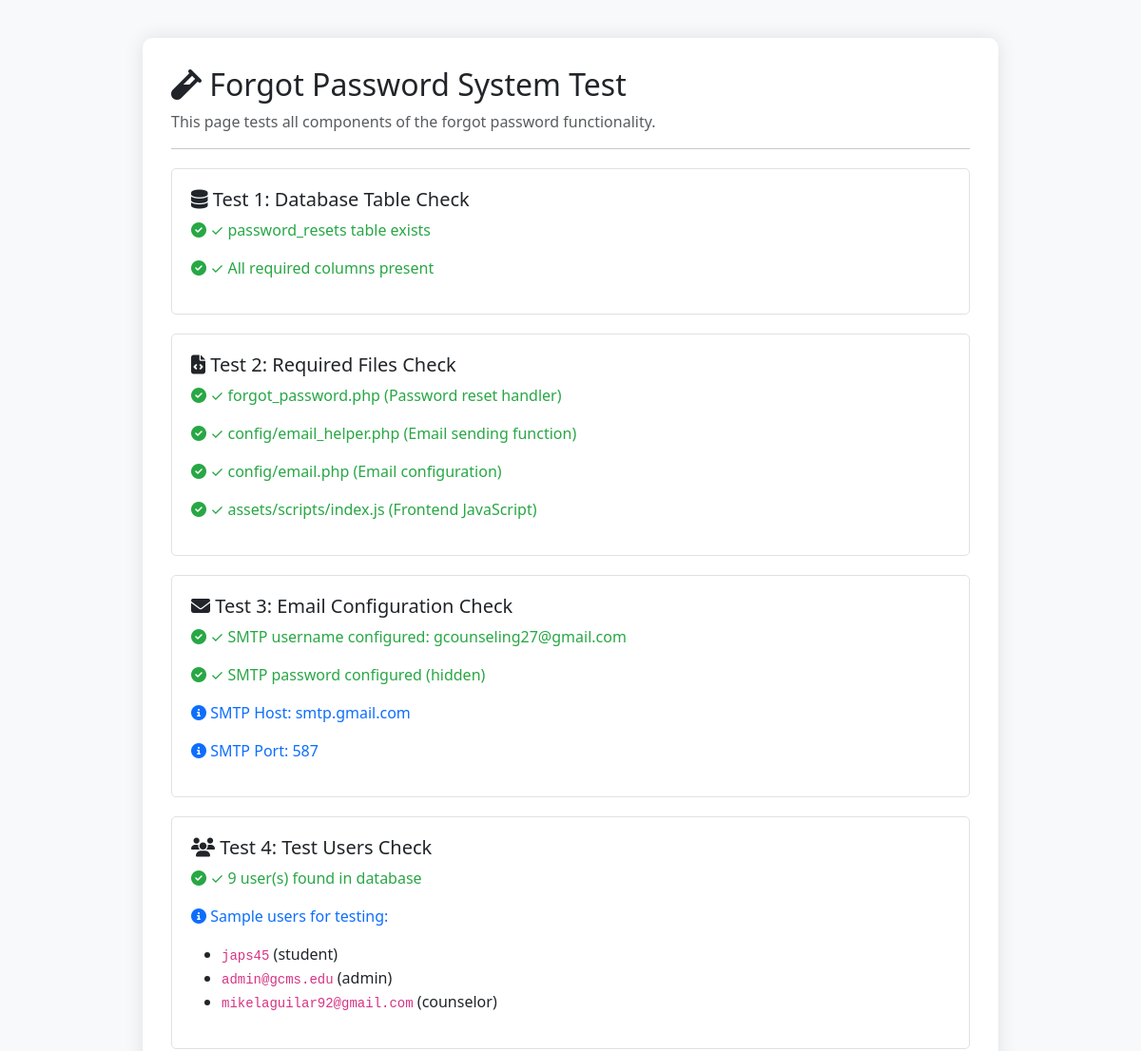
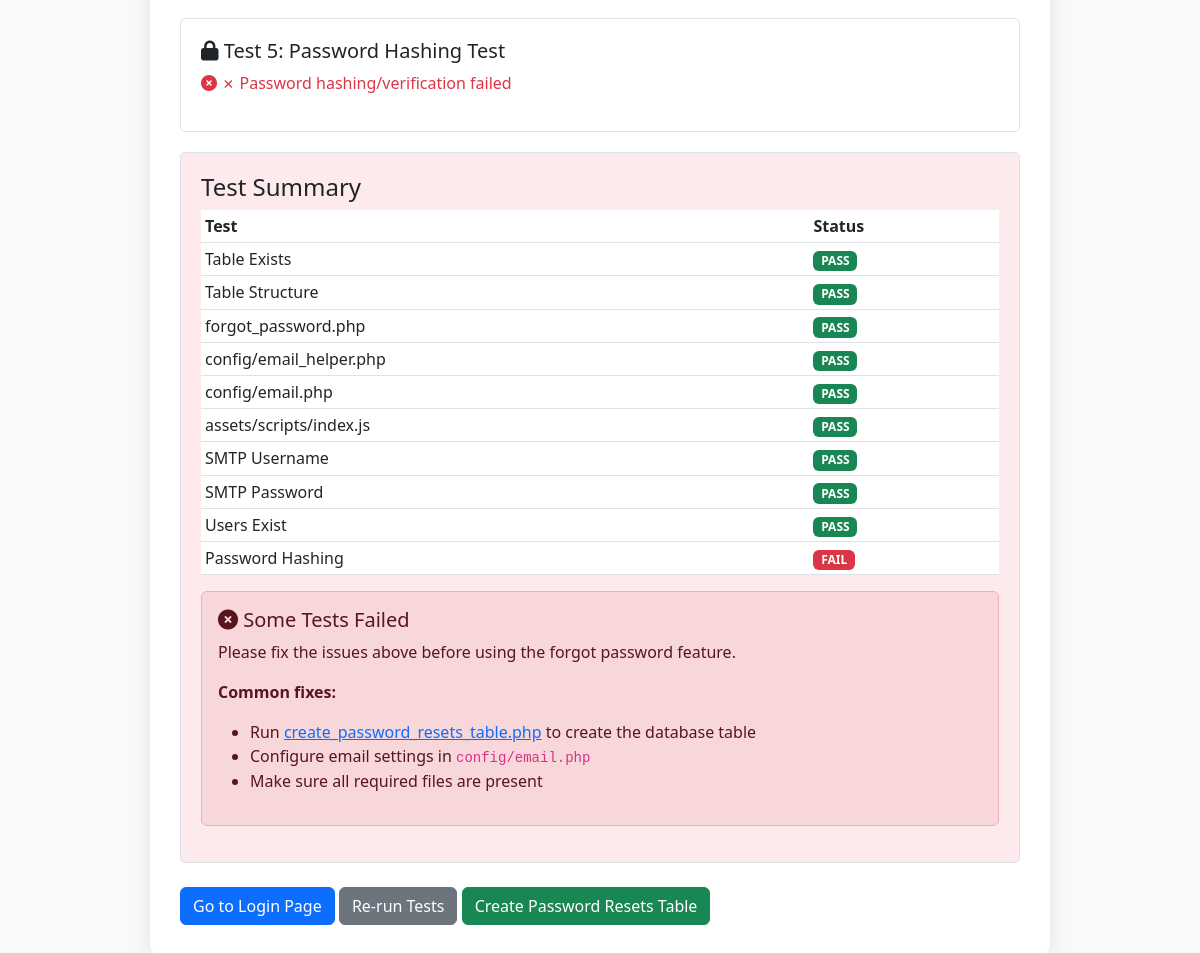
/test_forgot_password.php, run on the app's committed database (2 pictures, top to bottom).
### tables this page shows
CREATE TABLE `users` (
  `user_id` int(11) NOT NULL,
  `email` varchar(255) NOT NULL,
  `password` varchar(255) NOT NULL,
  `role` enum('student','counselor','admin') NOT NULL,
  `email_verified` tinyint(1) DEFAULT 0,
  `verification_token` varchar(64) DEFAULT NULL,
  `created_at` timestamp NOT NULL DEFAULT current_timestamp(),
  `updated_at` timestamp NOT NULL DEFAULT current_timestamp() ON UPDATE current_timestamp()
);

### config/email.php (called while the page is built)
<?php
return [
    'smtp_host' => 'smtp.gmail.com',
    'smtp_port' => 587,
    'smtp_username' => 'gcounseling27@gmail.com',
    'smtp_password' => 'lmgs rxkv tydd veqf',
    'from_email' => 'gcounseling27@gmail.com',
    'from_name' => 'Guidance Counseling System',
];
?>

### test_forgot_password.php (the view, shortened to what this page needs)
<?php
require_once 'config/database.php';
echo "<!DOCTYPE html>
<html>
<head>
    <title>Test Forgot Password</title>
    <link href='https://cdn.jsdelivr.net/npm/bootstrap@5.3.0/dist/css/bootstrap.min.css' rel='stylesheet'>
    <link href='https://cdnjs.cloudflare.com/ajax/libs/font-awesome/6.4.0/css/all.min.css' rel='stylesheet'>
    <style>
        body { padding: 40px; background-color: #f8f9fa; }
        .container { max-width: 900px; background: white; padding: 30px; border-radius: 10px; box-shadow: 0 0 20px rgba(0,0,0,0.1); }
        .test-section { margin: 20px 0; padding: 20px; border: 1px solid #dee2e6; border-radius: 5px; }
        .success { color: #28a745; }
        .error { color: #dc3545; }
        .info { color: #0d6efd; }
    </style>
</head>
<body>
    <div class='container'>
        <h2><i class='fas fa-vial'></i> Forgot Password System Test</h2>
        <p class='text-muted'>This page tests all components of the forgot password functionality.</p>
        <hr>";
$allTestsPassed = true;
$testResults = [];
echo "<div class='test-section'>";
echo "<h5><i class='fas fa-database'></i> Test 1: Database Table Check</h5>";
try {
    $stmt = $pdo->query("SHOW TABLES LIKE 'password_resets'");
    $tableExists = $stmt->fetch();
    if ($tableExists) {
        echo "<p class='success'><i class='fas fa-check-circle'></i> ✓ password_resets table exists</p>";
        $testResults[] = ['test' => 'Table Exists', 'status' => 'PASS'];
        $stmt = $pdo->query("DESCRIBE password_resets");
        $columns = $stmt->fetchAll(PDO::FETCH_COLUMN);
        $requiredColumns = ['id', 'user_id', 'email', 'reset_code', 'expires_at', 'used', 'created_at'];
        $missingColumns = array_diff($requiredColumns, $columns);
        if (empty($missingColumns)) {
            echo "<p class='success'><i class='fas fa-check-circle'></i> ✓ All required columns present</p>";
            $testResults[] = ['test' => 'Table Structure', 'status' => 'PASS'];
        } else {
            echo "<p class='error'><i class='fas fa-times-circle'></i> ✗ Missing columns: " . implode(', ', $missingColumns) . "</p>";
            $testResults[] = ['test' => 'Table Structure', 'status' => 'FAIL'];
            $allTestsPassed = false;
        }
    }
} catch (PDOException $e) {
    echo "<p class='error'><i class='fas fa-times-circle'></i> ✗ Database error: " . htmlspecialchars($e->getMessage()) . "</p>";
    $testResults[] = ['test' => 'Database Connection', 'status' => 'FAIL'];
    $allTestsPassed = false;
}
echo "</div>";
echo "<div class='test-section'>";
echo "<h5><i class='fas fa-file-code'></i> Test 2: Required Files Check</h5>";
$requiredFiles = [
    'forgot_password.php' => 'Password reset handler',
    'config/email_helper.php' => 'Email sending function',
    'config/email.php' => 'Email configuration',
    'assets/scripts/index.js' => 'Frontend JavaScript'
];
foreach ($requiredFiles as $file => $description) {
    if (file_exists($file)) {
        echo "<p class='success'><i class='fas fa-check-circle'></i> ✓ {$file} ({$description})</p>";
        $testResults[] = ['test' => $file, 'status' => 'PASS'];
    } else {
        echo "<p class='error'><i class='fas fa-times-circle'></i> ✗ {$file} NOT FOUND</p>";
        $testResults[] = ['test' => $file, 'status' => 'FAIL'];
        $allTestsPassed = false;
    }
}
echo "</div>";
echo "<div class='test-section'>";
echo "<h5><i class='fas fa-envelope'></i> Test 3: Email Configuration Check</h5>";
try {
    $emailConfig = require 'config/email.php';
    if (!empty($emailConfig['smtp_username']) && $emailConfig['smtp_username'] !== 'your-email@gmail.com') {
        echo "<p class='success'><i class='fas fa-check-circle'></i> ✓ SMTP username configured: {$emailConfig['smtp_username']}</p>";
        $testResults[] = ['test' => 'SMTP Username', 'status' => 'PASS'];
    } else {
        echo "<p class='error'><i class='fas fa-times-circle'></i> ✗ SMTP username not configured</p>";
        $testResults[] = ['test' => 'SMTP Username', 'status' => 'FAIL'];
        $allTestsPassed = false;
    }
    if (!empty($emailConfig['smtp_password']) && $emailConfig['smtp_password'] !== 'your-app-password') {
        echo "<p class='success'><i class='fas fa-check-circle'></i> ✓ SMTP password configured (hidden)</p>";
        $testResults[] = ['test' => 'SMTP Password', 'status' => 'PASS'];
    } else {
        echo "<p class='error'><i class='fas fa-times-circle'></i> ✗ SMTP password not configured</p>";
        $testResults[] = ['test' => 'SMTP Password', 'status' => 'FAIL'];
        $allTestsPassed = false;
    }
    echo "<p class='info'><i class='fas fa-info-circle'></i> SMTP Host: {$emailConfig['smtp_host']}</p>";
    echo "<p class='info'><i class='fas fa-info-circle'></i> SMTP Port: {$emailConfig['smtp_port']}</p>";
} catch (Exception $e) {
    echo "<p class='error'><i class='fas fa-times-circle'></i> ✗ Email config error: " . htmlspecialchars($e->getMessage()) . "</p>";
    $testResults[] = ['test' => 'Email Config', 'status' => 'FAIL'];
    $allTestsPassed = false;
}
echo "</div>";
echo "<div class='test-section'>";
echo "<h5><i class='fas fa-users'></i> Test 4: Test Users Check</h5>";
try {
    $stmt = $pdo->query("SELECT COUNT(*) as count FROM users");
    $userCount = $stmt->fetch()['count'];
    if ($userCount > 0) {
        echo "<p class='success'><i class='fas fa-check-circle'></i> ✓ {$userCount} user(s) found in database</p>";
        $testResults[] = ['test' => 'Users Exist', 'status' => 'PASS'];
        $stmt = $pdo->query("SELECT u.email, u.role FROM users u LIMIT 3");
        echo "<p class='info'><i class='fas fa-info-circle'></i> Sample users for testing:</p>";
        echo "<ul>";
        while ($user = $stmt->fetch()) {
            echo "<li><code>{$user['email']}</code> ({$user['role']})</li>";
        }
        echo "</ul>";
    } else {
        echo "<p class='error'><i class='fas fa-times-circle'></i> ✗ No users in database to test with</p>";
        $testResults[] = ['test' => 'Users Exist', 'status' => 'FAIL'];
        $allTestsPassed = false;
    }
} catch (PDOException $e) {
    echo "<p class='error'><i class='fas fa-times-circle'></i> ✗ Error: " . htmlspecialchars($e->getMessage()) . "</p>";
    $testResults[] = ['test' => 'User Query', 'status' => 'FAIL'];
    $allTestsPassed = false;
}
echo "</div>";
echo "<div class='test-section'>";
echo "<h5><i class='fas fa-lock'></i> Test 5: Password Hashing Test</h5>";
$testPassword = "testPassword123";
$hashedPassword = password_hash($testPassword, PASSWORD_DEFAULT);
if (password_verify($testPassword, $hashedPassword)) {
    echo "<p class='success'><i class='fas fa-check-circle'></i> ✓ Password hashing and verification working correctly</p>";
    $testResults[] = ['test' => 'Password Hashing', 'status' => 'PASS'];
} else {
    echo "<p class='error'><i class='fas fa-times-circle'></i> ✗ Password hashing/verification failed</p>";
    $testResults[] = ['test' => 'Password Hashing', 'status' => 'FAIL'];
    $allTestsPassed = false;
}
echo "</div>";
echo "<div class='test-section " . ($allTestsPassed ? 'bg-success' : 'bg-danger') . " bg-opacity-10'>";
echo "<h4>Test Summary</h4>";
echo "<table class='table table-sm'>";
echo "<thead><tr><th>Test</th><th>Status</th></tr></thead><tbody>";
foreach ($testResults as $result) {
    $badge = $result['status'] === 'PASS' ? 'badge bg-success' : 'badge bg-danger';
    echo "<tr><td>{$result['test']}</td><td><span class='{$badge}'>{$result['status']}</span></td></tr>";
}
echo "</tbody></table>";
if ($allTestsPassed) {
    echo "<div class='alert alert-success'>";
    echo "<h5><i class='fas fa-check-circle'></i> All Tests Passed!</h5>";
    echo "<p>Your forgot password system is properly configured and ready to use.</p>";
    echo "<p><strong>Next Steps:</strong></p>";
    echo "<ol>";
    echo "<li>Go to the <a href='index.php'>login page</a></li>";
    echo "<li>Click 'Forgot Password?'</li>";
    echo "<li>Enter a registered email address</li>";
    echo "<li>Check your email for the verification code</li>";
    echo "<li>Enter the code and reset your password</li>";
    echo "</ol>";
    echo "</div>";
} else {
    echo "<div class='alert alert-danger'>";
    echo "<h5><i class='fas fa-times-circle'></i> Some Tests Failed</h5>";
    echo "<p>Please fix the issues above before using the forgot password feature.</p>";
    echo "<p><strong>Common fixes:</strong></p>";
    echo "<ul>";
    echo "<li>Run <a href='create_password_resets_table.php'>create_password_resets_table.php</a> to create the database table</li>";
    echo "<li>Configure email settings in <code>config/email.php</code></li>";
    echo "<li>Make sure all required files are present</li>";
    echo "</ul>";
    echo "</div>";
}
echo "</div>";
echo "<div class='mt-4'>";
echo "<a href='index.php' class='btn btn-primary'>Go to Login Page</a> ";
echo "<a href='#' onclick='location.reload()' class='btn btn-secondary'>Re-run Tests</a> ";
echo "<a href='create_password_resets_table.php' class='btn btn-success'>Create Password Resets Table</a>";
echo "</div>";
echo "</div>
</body>
</html>";
?>

### test_forgot_password.php (style rules this page uses)
body { padding: 40px; background-color: #f8f9fa; }
.container { max-width: 900px; background: white; padding: 30px; border-radius: 10px; box-shadow: 0 0 20px rgba(0,0,0,0.1); }
.test-section { margin: 20px 0; padding: 20px; border: 1px solid #dee2e6; border-radius: 5px; }
.success { color: #28a745; }
.error { color: #dc3545; }
.info { color: #0d6efd; }

### data on the page
users: email "japs45", role "student"
users: email "admin@gcms.edu", role "admin"
users: email "mikelaguilar92@gmail.com", role "counselor"

### other printed values
$file "forgot_password.php"
$description "Password reset handler"
$file "config/email_helper.php"
$description "Email sending function"
$file "config/email.php"
$description "Email configuration"
$file "assets/scripts/index.js"
$description "Frontend JavaScript"
$emailConfig['smtp_username'] "gcounseling27@gmail.com"
$emailConfig['smtp_host'] "smtp.gmail.com"
$emailConfig['smtp_port'] "587"
$userCount "9"
$result['test'] "Table Exists"
$result['status'] "PASS"
$result['test'] "Table Structure"
